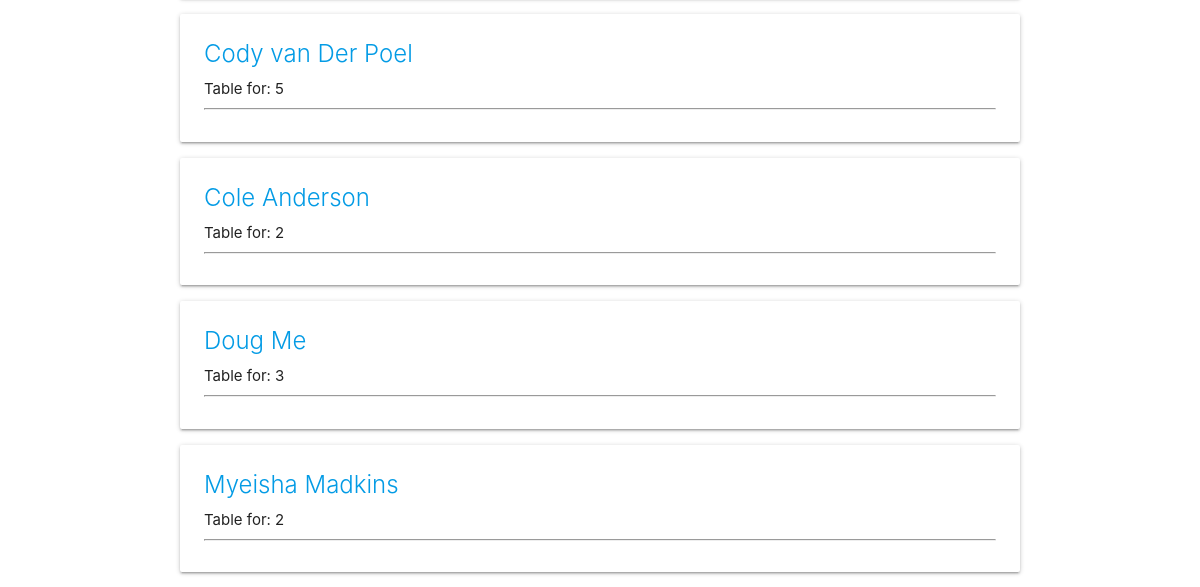
Page /reserved-tables (lower part) on the earlier database version.
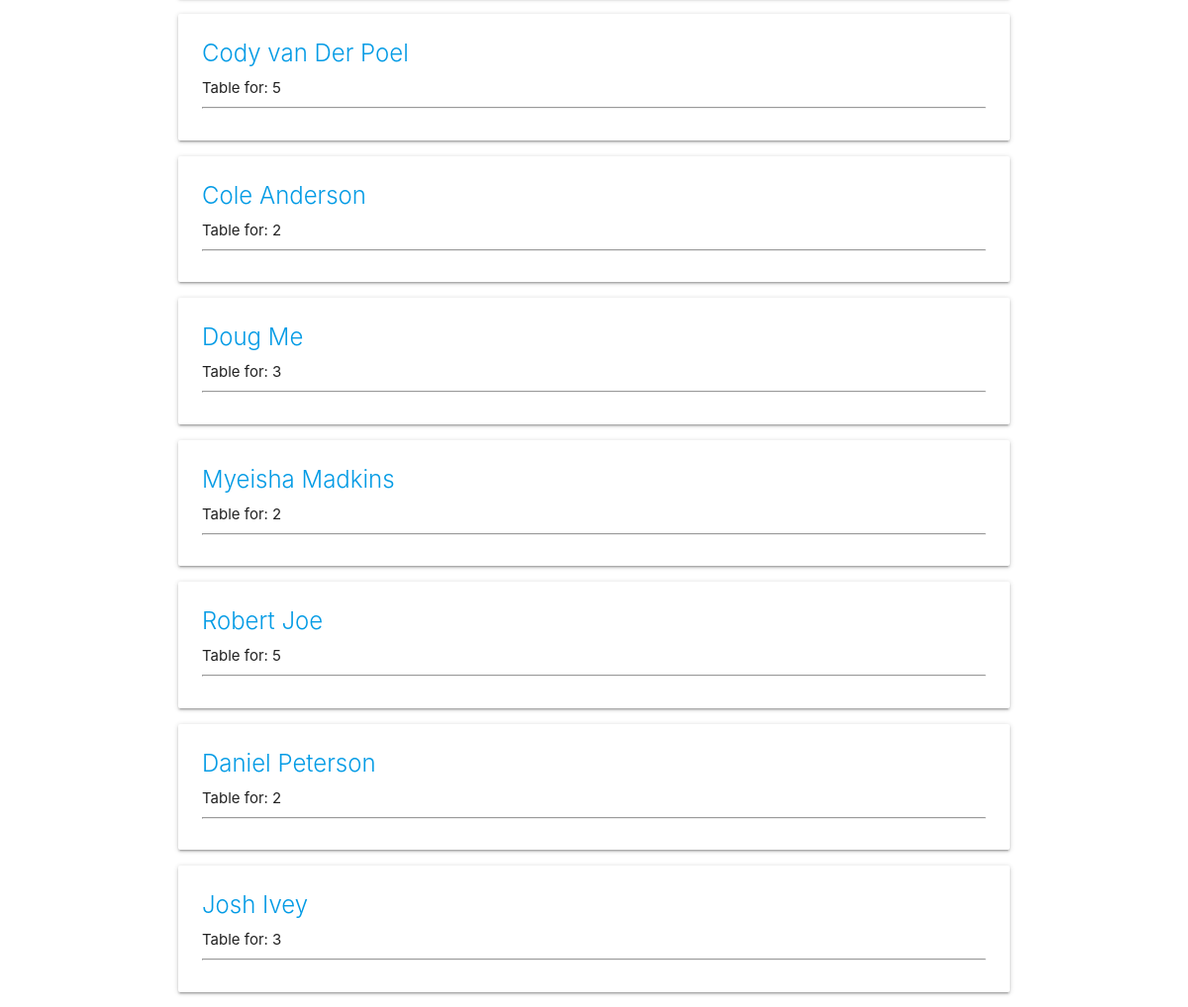
Same page on the later database version.
### app/models.py (models this page shows, shortened)
class TableReservation(models.Model):
    f_name = models.TextField()
    l_name = models.TextField()
    phone_regex = RegexValidator(
        regex=
        r'^\s*(?:\+?(\d{1,3}))?[-. (]*(\d{3})[-. )]*(\d{3})[-. ]*(\d{4})(?: *x(\d+))?\s*$'
    )
    p_number = models.CharField(validators=[phone_regex], max_length=10)
    num_of_people = models.IntegerField()
    date = models.DateField()
    time = models.TimeField()
    email = models.EmailField()

### app/views.py (the view)
# urls.py: path("reserved-tables", views.ReservedTables.as_view(), name="reserved"),
class ReservedTables(View):
    def get(self, request):
        return render(request, "reservered-tables.html",
                      {"reserved": models.TableReservation.objects.all()})

### app/templates/reservered-tables.html (shortened to what this page needs)
{% extends 'base.html' %} {% block body %}
{% for table in reserved %}
<div class="container">
    <div class="card">
        <div class="card-content">
            <div>
                {% if reserved|length == 0 %}
                <p class="flow-text center-align red-text darken-3">No new reserved tables</p>
                {% else %}
                <a class="card-title" href="{% url 'reserved-table' table.id%}">{{ table.f_name }}
                    {{ table.l_name }}</a>
                <p>Table for: {{ table.num_of_people }}</p>
                {% endif %}
                <hr />
            </div>
        </div>
    </div>
</div>
{% endfor %} {% endblock body %}

Differences in the rows shown:
added TableReservation: f_name "Robert", l_name "Joe", num_of_people "5"
added TableReservation: f_name "Daniel", l_name "Peterson", num_of_people "2"
added TableReservation: f_name "Josh", l_name "Ivey", num_of_people "3"
